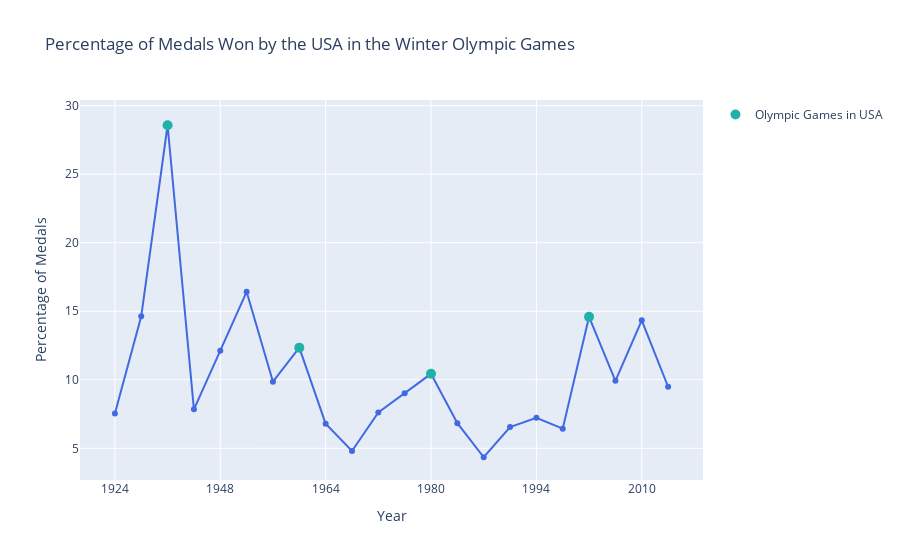

Notebook source saved alongside this figure:
### Code cell
medals_winter_perc = PlotFigures.plot_medals_per_season(season="winter")
medals_winter_perc.show()

### Figure 1 — Plotly figure (JSON) as saved in the notebook; plotly's stock layout.template omitted (floating-point values rounded to 4 significant figures)
{"data": [{"hovertemplate": "<br>Year: %{x}<br>Percentage of Medals: %{y:.1f}%<extra></extra>", "legendgroup": "", "line": {"color": "RoyalBlue", "dash": "solid"}, "marker": {"symbol": "circle"}, "mode": "lines+markers", "name": "", "orientation": "v", "showlegend": false, "type": "scatter", "x": ["1924", "1928", "1932", "1936", "1948", "1952", "1956", "1960", "1964", "1968", "1972", "1976", "1980", "1984", "1988", "1992", "1994", "1998", "2002", "2006", "2010", "2014"], "xaxis": "x", "y": [7.547, 14.63, 28.57, 7.843, 12.12, 16.42, 9.859, 12.35, 6.796, 4.808, 7.619, 9.009, 10.43, 6.838, 4.348, 6.548, 7.222, 6.436, 14.59, 9.921, 14.34, 9.492], "yaxis": "y"}, {"hovertemplate": "<br>Year: %{x}<br>Percentage of Medals: %{y:.1f}%<extra></extra>", "marker": {"color": "LightSeaGreen", "size": 10}, "mode": "markers", "name": "Olympic Games in USA", "type": "scatter", "x": ["1932", "1960", "1980", "2002"], "y": [28.57, 12.35, 10.43, 14.59]}], "layout": {"legend": {"tracegroupgap": 0}, "title": {"text": "Percentage of Medals Won by the USA in the Winter Olympic Games"}, "xaxis": {"anchor": "y", "domain": [0, 1], "dtick": 4, "tick0": 0, "tickmode": "linear", "title": {"text": "Year"}}, "yaxis": {"anchor": "x", "domain": [0, 1], "title": {"text": "Percentage of Medals"}}}}
